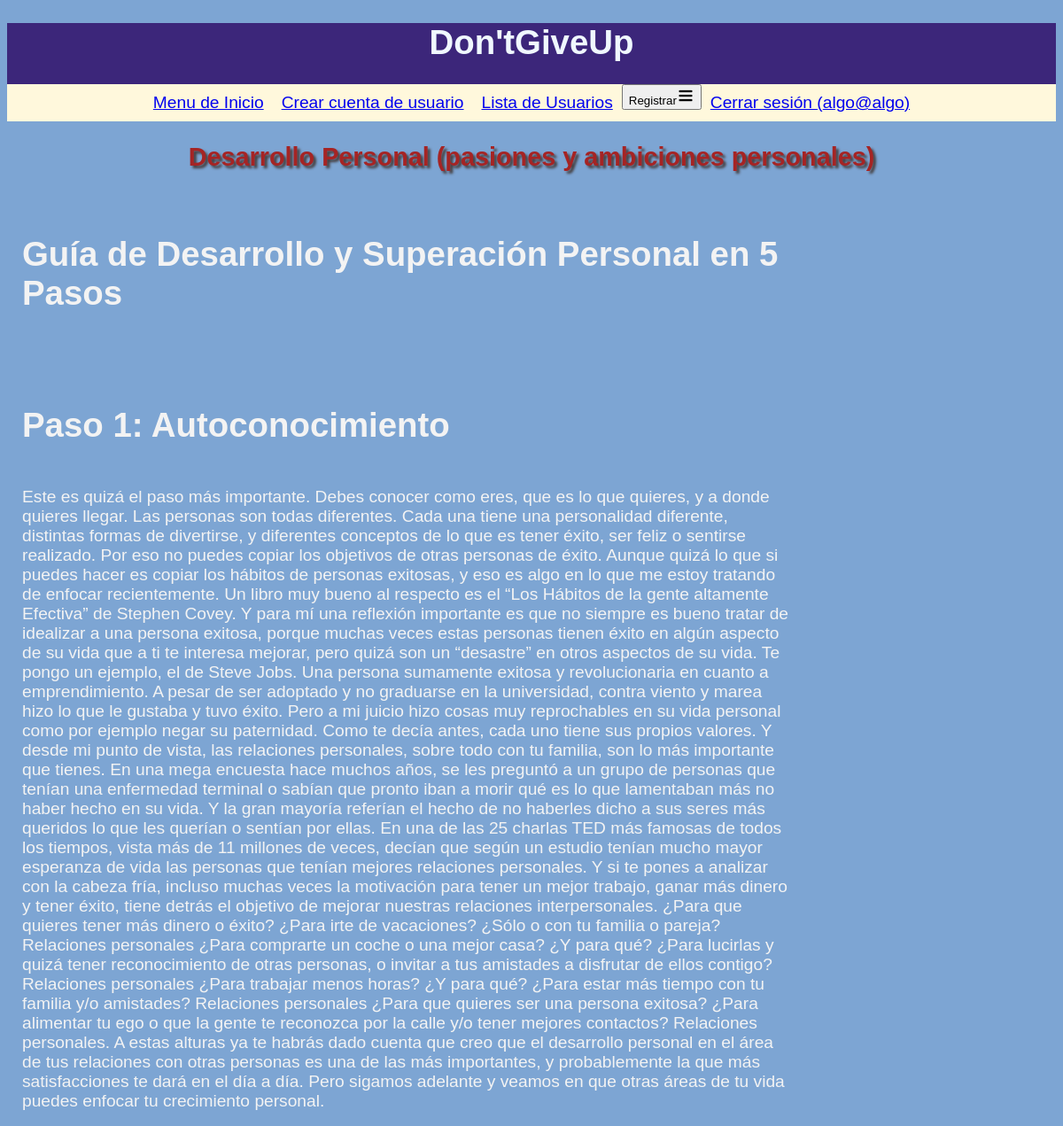
Screenshot of /desarrollo.php (signed in) with the database file from the repository.
### tables this page shows
CREATE TABLE `desarrollo` (
  `id` int(11) NOT NULL,
  `titulo` varchar(500) NOT NULL,
  `contenido` text NOT NULL
);

### desarrollo.php (the view, shortened to what this page needs)
<?php
include 'config.php';
$db = new PDO("mysql:host=$direccion;dbname=$bd;charset=utf8mb4", $usuario, $pass);
$stmt=$db ->query("SELECT * FROM desarrollo");
$guia =$stmt->fetchAll();
?>
<!DOCTYPE html>
<html lang="en">
<head>
    <link rel="stylesheet" href="style.css">
</head>
<body>
    <?php include 'cabecera.php' ?>
    <h2>Desarrollo Personal (pasiones y ambiciones personales)</h2>
    <div id="tabla">
        <table>
            <tr>
                <th></th>
            </tr>
        <?php foreach($guia as $g) { ?>
        <tr>
            <td><h1><?php echo $g["titulo"] ?></h1><br>
                <?php echo $g["contenido"] ?></td>
            </tr>
        <?php } ?>
        </table>
    </div>
</body>
</html>

### style.css (style rules this page uses)
body { background-color: rgb(125, 165, 211); font-family: arial; font-size: 1.2em; }
h1 { text-align: center; }
h2 { color: rgb(165, 36, 36); text-shadow: 3px 3px 3px rgb(68, 61, 61); text-align: center; }
td { color: rgb(243, 243, 243); }
#tabla { width:900px; float: left; }
table { width: 100%; word-wrap: inherit; }
td { text-align: left; vertical-align: top; padding: 15px 15px 15px 15px; }
td, h1 { text-align: left; }

### rows the page displays
desarrollo: titulo "Guía de Desarrollo y Superación Personal en 5 Pasos"
desarrollo: titulo "Paso 1: Autoconocimiento", contenido "Este es quizá el paso más importante. Debes conocer como eres, que es lo que quieres, y a donde quieres llegar. Las personas son todas diferentes. Cada una tiene una personalidad diferente, distintas formas de divertirse, y diferentes conceptos de lo que es tener éxito, ser feliz o sentirse realizado. Por eso no puedes copiar los objetivos de otras personas de éxito. Aunque quizá lo que si puedes hacer es copiar los hábitos de personas exitosas, y eso es algo en lo que me estoy tratando de enfocar recientemente. Un libro muy bueno al respecto es el “Los Hábitos de la gente altamente Efectiva” de Stephen Covey. Y para mí una reflexión importante es que no siempre es bueno tratar de idealizar…"

### other values shown
$_SESSION["correo"] "algo@algo"
